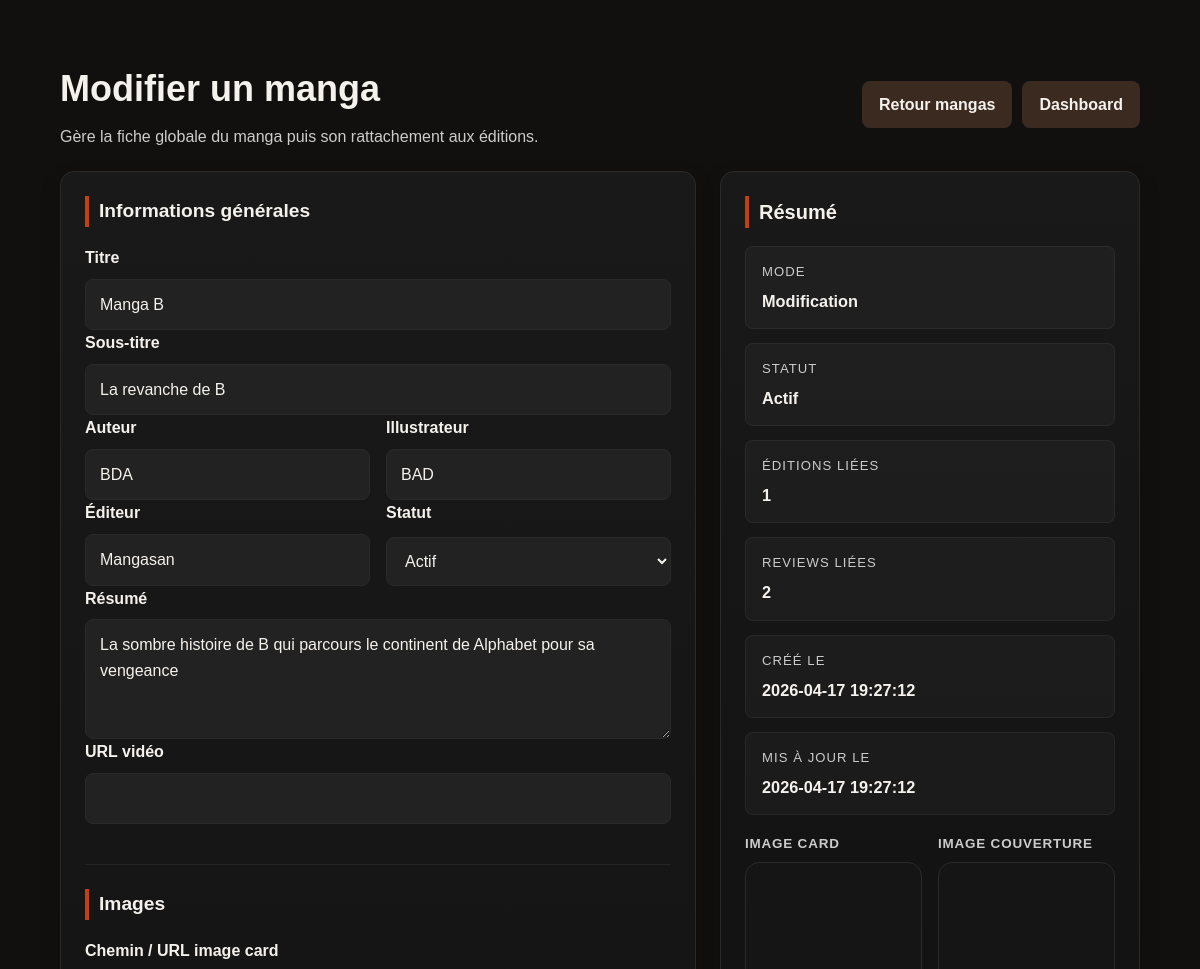
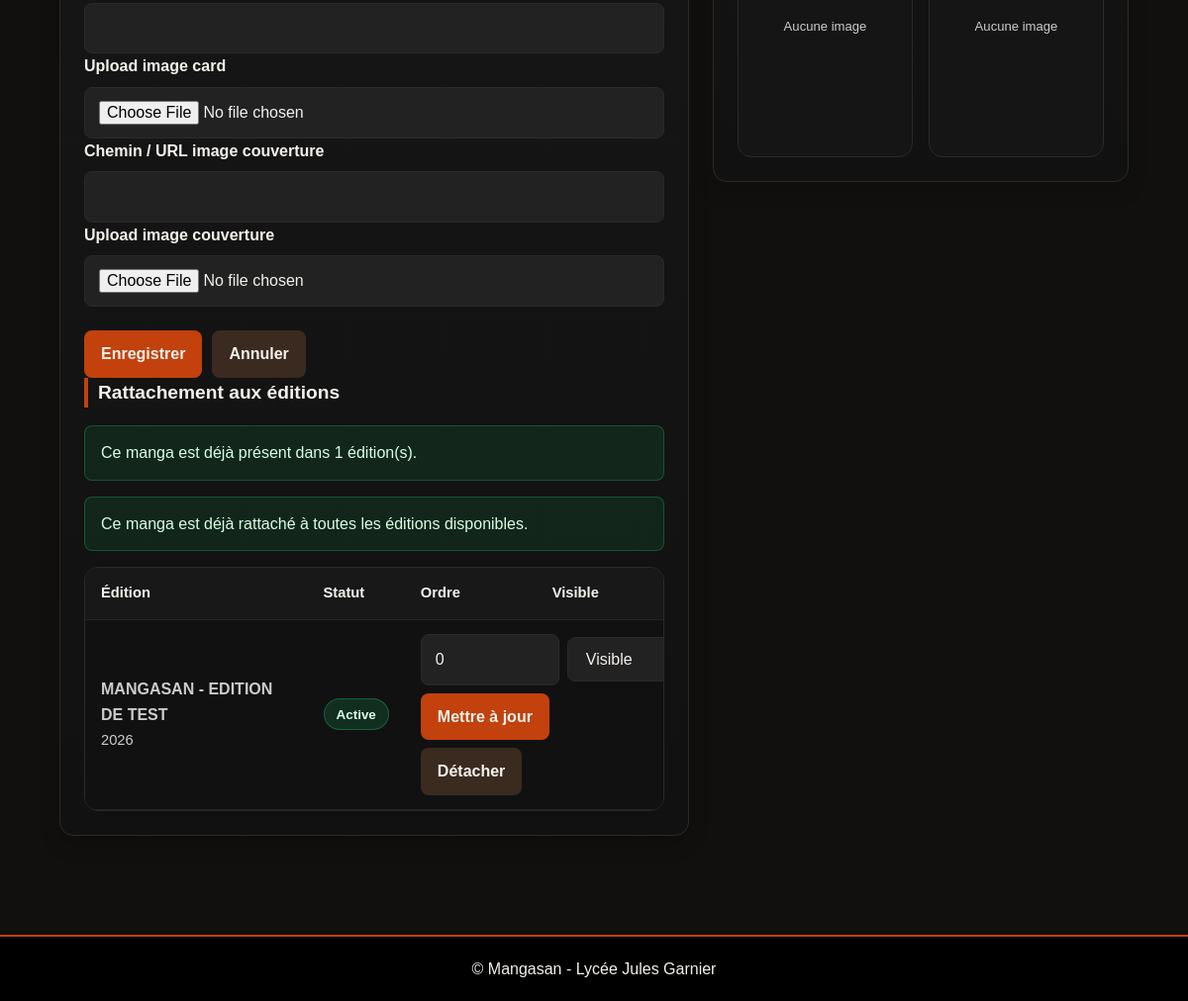
The page /admin/manga_edit.php?id=4 (signed in) on the database its author committed (2 pictures, top to bottom).
### tables this page shows
CREATE TABLE `mangas` (
  `id` int(10) UNSIGNED NOT NULL,
  `title` varchar(255) NOT NULL,
  `subtitle` varchar(255) DEFAULT NULL,
  `author` varchar(255) DEFAULT NULL,
  `illustrator` varchar(255) DEFAULT NULL,
  `publisher` varchar(255) DEFAULT NULL,
  `summary` text DEFAULT NULL,
  `card_image` varchar(255) DEFAULT NULL,
  `cover_image` varchar(255) DEFAULT NULL,
  `video_url` varchar(500) DEFAULT NULL,
  `status` enum('active','inactive') NOT NULL DEFAULT 'active',
  `created_at` datetime NOT NULL DEFAULT current_timestamp(),
  `updated_at` datetime NOT NULL DEFAULT current_timestamp() ON UPDATE current_timestamp()
);

CREATE TABLE `edition_mangas` (
  `id` int(10) UNSIGNED NOT NULL,
  `edition_id` int(10) UNSIGNED NOT NULL,
  `manga_id` int(10) UNSIGNED NOT NULL,
  `display_order` int(10) UNSIGNED NOT NULL DEFAULT 0,
  `is_visible` tinyint(1) NOT NULL DEFAULT 1,
  `created_at` datetime NOT NULL DEFAULT current_timestamp()
);

CREATE TABLE `editions` (
  `id` int(10) UNSIGNED NOT NULL,
  `title` varchar(150) NOT NULL,
  `year` smallint(5) UNSIGNED NOT NULL,
  `description` text DEFAULT NULL,
  `status` enum('draft','active','closed','archived') NOT NULL DEFAULT 'draft',
  `is_active` tinyint(1) NOT NULL DEFAULT 0,
  `general_ranking_visibility` enum('hidden','visible') NOT NULL DEFAULT 'hidden',
  `general_ranking_access` enum('public','members') NOT NULL DEFAULT 'members',
  `ranking_calculation_method` varchar(100) NOT NULL DEFAULT 'average_score',
  `score_max` int(10) UNSIGNED NOT NULL DEFAULT 20,
  `start_date` date DEFAULT NULL,
  `end_date` date DEFAULT NULL,
  `created_at` datetime NOT NULL DEFAULT current_timestamp(),
  `updated_at` datetime NOT NULL DEFAULT current_timestamp() ON UPDATE current_timestamp()
);

### admin/manga_edit.php (the view, shortened to what the rows shown need)
<?php
require_once __DIR__ . '/../includes/db.php';
function e(?string $value): string
{
    return htmlspecialchars((string) $value, ENT_QUOTES, 'UTF-8');
}
function mangaStatusLabel(string $status): string
{
    return match ($status) {
        'active' => 'Actif',
        'inactive' => 'Non actif',
        default => $status
    };
}
function editionStatusLabel(string $status): string
{
    return match ($status) {
        'draft' => 'Brouillon',
        'active' => 'Active',
        'closed' => 'Clôturée',
        'archived' => 'Archivée',
        default => $status
    };
}
$mangaId = filter_input(INPUT_GET, 'id', FILTER_VALIDATE_INT);
$isEditMode = $mangaId !== false && $mangaId !== null;
$manga = [
    'id' => null,
    'title' => '',
    'subtitle' => '',
    'author' => '',
    'illustrator' => '',
    'publisher' => '',
    'summary' => '',
    'card_image' => '',
    'cover_image' => '',
    'video_url' => '',
    'status' => 'active',
    'created_at' => '',
    'updated_at' => ''
];
$attachments = [];
if ($isEditMode) {
    $stmt = $pdo->prepare(
        "SELECT
            mangas.*,
            (
                SELECT COUNT(*)
                FROM edition_mangas
                WHERE edition_mangas.manga_id = mangas.id
            ) AS editions_count,
            (
                SELECT COUNT(*)
                FROM reviews
                WHERE reviews.manga_id = mangas.id
            ) AS reviews_count
         FROM mangas
         WHERE mangas.id = :id
         LIMIT 1"
    );
    $stmt->execute([
        'id' => $mangaId
    ]);
    $row = $stmt->fetch();
    $manga = $row;
    $attachmentsStmt = $pdo->prepare(
        "SELECT
            edition_mangas.id AS relation_id,
            edition_mangas.display_order,
            edition_mangas.is_visible,
            editions.id AS edition_id,
            editions.title AS edition_title,
            editions.year AS edition_year,
            editions.status AS edition_status,
            editions.is_active AS edition_is_active
         FROM edition_mangas
         INNER JOIN editions ON editions.id = edition_mangas.edition_id
         WHERE edition_mangas.manga_id = :manga_id
         ORDER BY edition_mangas.display_order ASC, editions.year DESC, editions.id DESC"
    );
    $attachmentsStmt->execute([
        'manga_id' => $mangaId
    ]);
    $attachments = $attachmentsStmt->fetchAll();
}
require_once __DIR__ . '/../includes/header.php';
?>
<main class="admin-dashboard-page">
    <section class="home-section">
        <div class="container">
            <div class="admin-toolbar">
                <div class="admin-page-heading">
                    <h1><?php echo $isEditMode ? 'Modifier un manga' : 'Créer un manga'; ?></h1>
                </div>
            </div>
            <div class="admin-layout-two-columns">
                <div class="admin-panel">
                    <form method="post" action="<?php echo $isEditMode ? '/mangasan/actions/manga_update.php' : '/mangasan/actions/manga_create.php'; ?>" enctype="multipart/form-data" class="admin-form">
                        <div class="admin-form-section">
                            <h2>Informations générales</h2>
                            <div class="admin-field">
                                <label for="title">Titre</label>
                                <input type="text" id="title" name="title" value="<?php echo e((string) $manga['title']); ?>" required>
                            </div>
                            <div class="admin-field">
                                <label for="subtitle">Sous-titre</label>
                                <input type="text" id="subtitle" name="subtitle" value="<?php echo e((string) $manga['subtitle']); ?>">
                            </div>
                            <div class="admin-form-grid">
                                <div class="admin-field">
                                    <label for="author">Auteur</label>
                                    <input type="text" id="author" name="author" value="<?php echo e((string) $manga['author']); ?>">
                                </div>
                                <div class="admin-field">
                                    <label for="illustrator">Illustrateur</label>
                                    <input type="text" id="illustrator" name="illustrator" value="<?php echo e((string) $manga['illustrator']); ?>">
                                </div>
                            </div>
                            <div class="admin-form-grid">
                                <div class="admin-field">
                                    <label for="publisher">Éditeur</label>
                                    <input type="text" id="publisher" name="publisher" value="<?php echo e((string) $manga['publisher']); ?>">
                                </div>
                                <div class="admin-field">
                                    <label for="status">Statut</label>
                                    <select id="status" name="status">
                                        <option value="active" <?php echo $manga['status'] === 'active' ? 'selected' : ''; ?>>Actif</option>
                                    </select>
                                </div>
                            </div>
                            <div class="admin-field">
                                <label for="summary">Résumé</label>
                                <textarea id="summary" name="summary"><?php echo e((string) $manga['summary']); ?></textarea>
                            </div>
                        </div>
                        <div class="admin-form-section">
                            <h2>Images</h2>
                        </div>
                    </form>
                    <?php if ($isEditMode): ?>
                        <div class="admin-form-section">
                            <h2>Rattachement aux éditions</h2>
                            <div class="admin-table-wrapper">
                                <table class="admin-table">
                                    <thead>
                                        <tr>
                                            <th>Édition</th>
                                            <th>Statut</th>
                                            <th>Ordre</th>
                                            <th>Visible</th>
                                        </tr>
                                    </thead>
                                    <tbody>
                                        <?php foreach ($attachments as $attachment): ?>
                                            <tr>
                                                <td>
                                                    <strong><?php echo e($attachment['edition_title']); ?></strong>
                                                    <br>
                                                    <span class="admin-cell-muted"><?php echo e((string) $attachment['edition_year']); ?></span>
                                                </td>
                                                <td>
                                                    <span class="admin-badge <?php echo $attachment['edition_status'] === 'active' ? 'is-visible' : 'is-hidden'; ?>">
                                                        <?php echo e(editionStatusLabel((string) $attachment['edition_status'])); ?>
                                                    </span>
                                                </td>
                                                <td colspan="3">
                                                    <div class="admin-actions-inline admin-actions-inline--stretch">
                                                        <form method="post" action="/mangasan/actions/edition_manga_update.php" class="admin-inline-form">
                                                            <input type="number" name="display_order" min="0" value="<?php echo (int) $attachment['display_order']; ?>" class="admin-inline-input">
                                                            <select name="is_visible" class="admin-inline-input">
                                                                <option value="1" <?php echo (int) $attachment['is_visible'] === 1 ? 'selected' : ''; ?>>Visible</option>
                                                            </select>
                                                            <button type="submit" class="btn btn-primary">Mettre à jour</button>
                                                        </form>
                                                        <form method="post" action="/mangasan/actions/edition_manga_detach.php" onsubmit="return confirm('Détacher ce manga de cette édition ?');">
                                                            <button type="submit" class="btn btn-secondary">Détacher</button>
                                                        </form>
                                                    </div>
                                                </td>
                                            </tr>
                                        <?php endforeach; ?>
                                    </tbody>
                                </table>
                            </div>
                        </div>
                    <?php endif; ?>
                </div>
                <aside class="admin-preview-card">
                    <div class="admin-preview-head">
                        <h2>Résumé</h2>
                    </div>
                    <div class="admin-preview-section">
                        <div class="admin-summary-item">
                            <span>Statut</span>
                            <strong><?php echo e(mangaStatusLabel((string) $manga['status'])); ?></strong>
                        </div>
                        <?php if ($isEditMode): ?>
                            <div class="admin-summary-item">
                                <span>Créé le</span>
                                <strong><?php echo e((string) $manga['created_at']); ?></strong>
                            </div>
                            <div class="admin-summary-item">
                                <span>Mis à jour le</span>
                                <strong><?php echo e((string) $manga['updated_at']); ?></strong>
                            </div>
                        <?php endif; ?>
                    </div>
                </aside>
            </div>
        </div>
    </section>
</main>
<?php require_once __DIR__ . '/../includes/footer.php'; ?>

### rows shown on the page
mangas: title "Manga B", subtitle "La revanche de B", author "BDA", illustrator "BAD", publisher "Mangasan", status "Actif", summary "La sombre histoire de B qui parcours le continent de Alphabet pour sa vengeance", created_at "2026-04-17 19:27:12", updated_at "2026-04-17 19:27:12"
edition_mangas: edition.title "MANGASAN - EDITION DE TEST", edition.year "2026", edition.status "Active", display_order "0", is_visible "Visible"

### other values the page prints
$stats['editions_count'] "1"
$stats['reviews_count'] "2"
